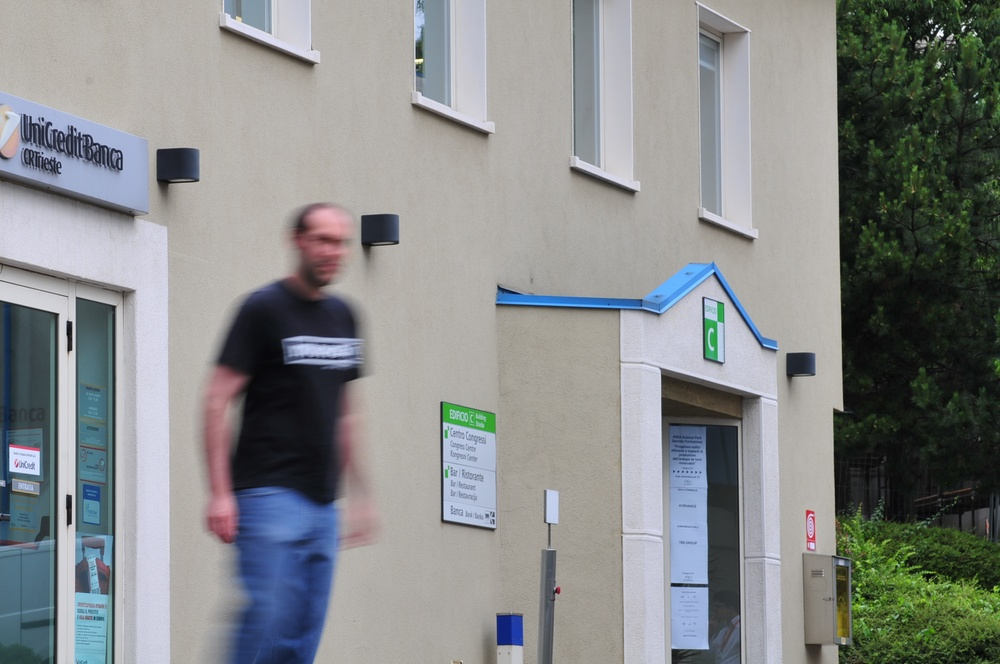
%> input picture Assets/Image5.jpg, 1000 x 664 px, shrunk from 2144 x 1424 before the run
$ octave image5.m   (GNU Octave 9; MATLAB toolbox functions it lacks are replaced by stand-ins)
%> lines starting %> are read from the running program, lines starting %| are printed output that depends on the picture
%==========================================================================
% IMAGE 5: BILATERAL FILTERING AND CONTRAST ENHANCEMENT
%==========================================================================
% Problem: Noise, low contrast, softness
% Solution: Edge-preserving bilateral filter + contrast enhancement
%==========================================================================

clc; clear; close all;

%% Path setup
path = "C:\Users\DELL\Desktop\ICV_Assignment";
cd(path);

imagePath = 'Assets/Image5.jpg';
outputFolder = fullfile('Output','Image5');

if ~exist(outputFolder, 'dir')
    mkdir(outputFolder);
end

%% Load image
img = imread(imagePath);
%> img is the input picture: size 664x1000x3 uint8; mean R, G, B 134.3, 137.1, 137.1
img = im2double(img);
%> img: size 664x1000x3 double

%% Bilateral Filtering
bilateral_filtered = imbilatfilt(img, 15, 0.1);

%% CLAHE Contrast Enhancement
lab = rgb2lab(bilateral_filtered);
%> lab: size 664x1000x3 double; mean of channels 1, 2, 3 55.9, -0.7, -0.1
L = lab(:,:,1) / 100;
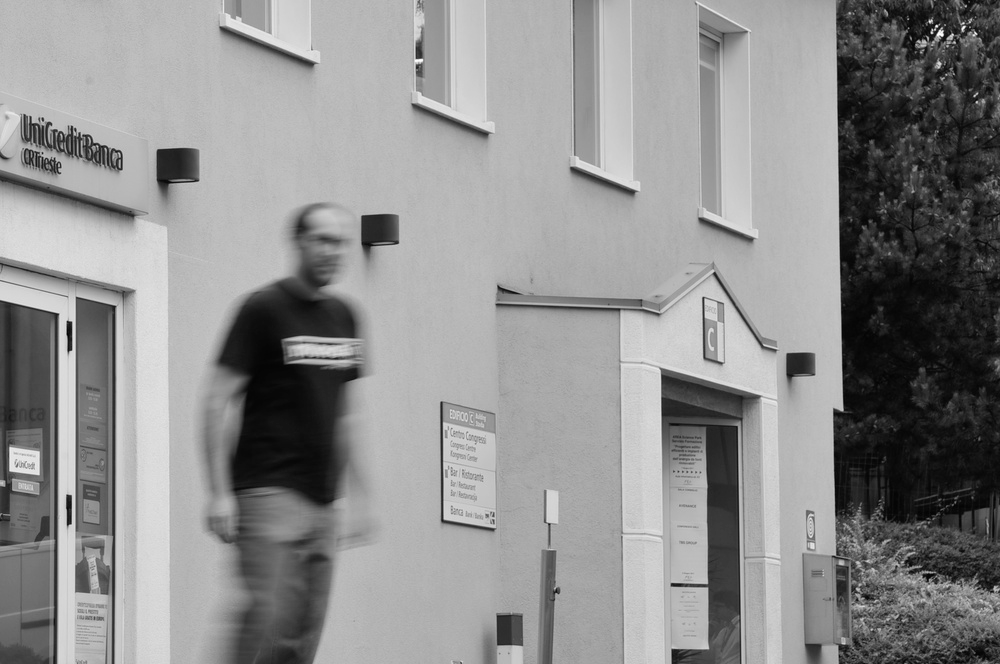
%> L: size 664x1000 double; min 0.0123, max 0.999, mean 0.559

L_enhanced = adapthisteq(L, 'ClipLimit', 0.02, 'NumTiles', [8 8]);
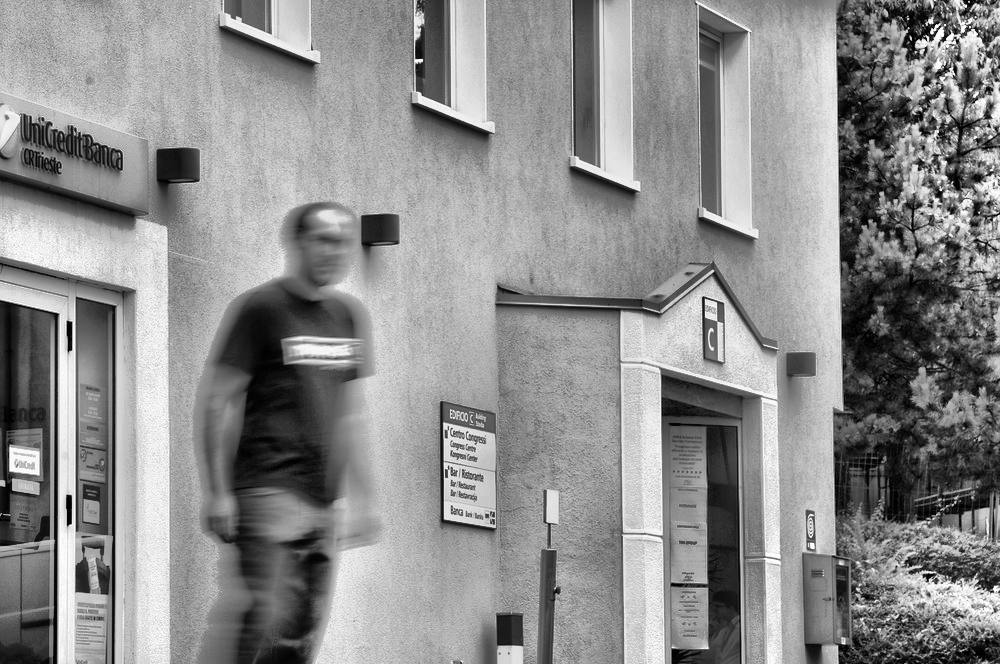
%> L_enhanced: size 664x1000 double; min 0, max 1, mean 0.555

lab(:,:,1) = L_enhanced * 100;
%> lab: size 664x1000x3 double; mean of channels 1, 2, 3 55.5, -0.7, -0.1
contrast_enhanced = lab2rgb(lab);
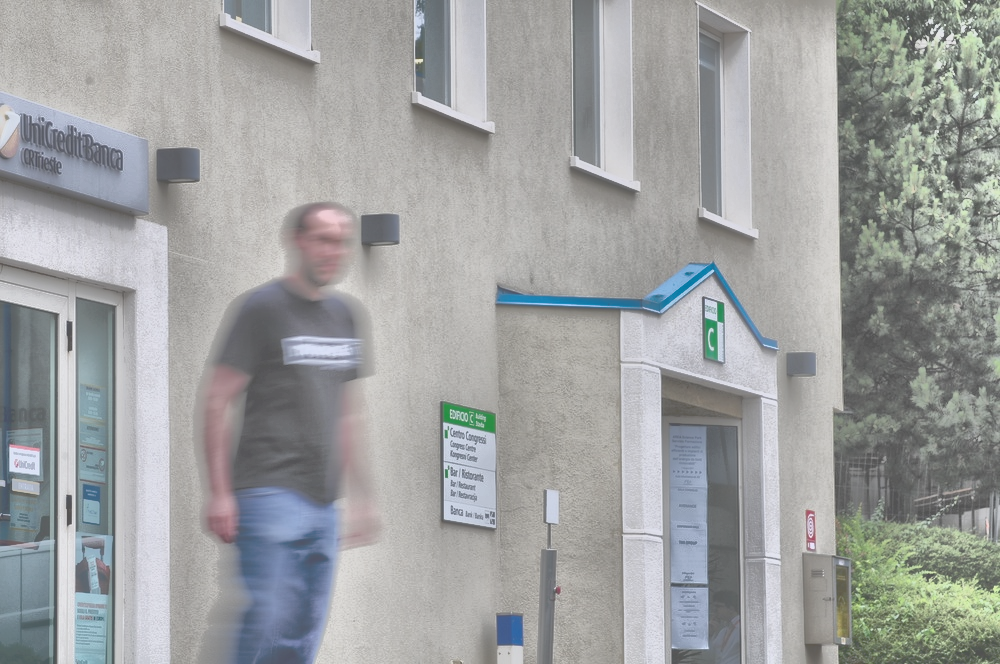
%> contrast_enhanced: size 664x1000x3 double; mean R, G, B 0.52, 0.533, 0.532; drawn with min black and max white


%% Sharpening
sharpened = imsharpen(contrast_enhanced, ...
    'Radius', 1.2, ...
    'Amount', 1.0, ...
    'Threshold', 0.02);
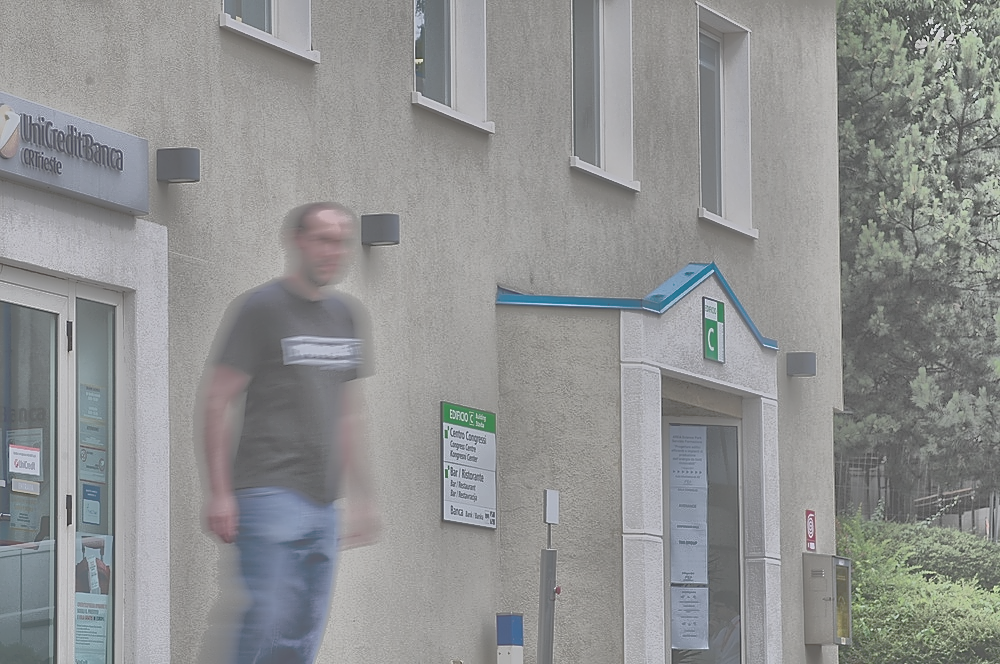
%> sharpened: size 664x1000x3 double; mean R, G, B 0.52, 0.534, 0.532; drawn with min black and max white

sharpened = min(max(sharpened, 0), 1);
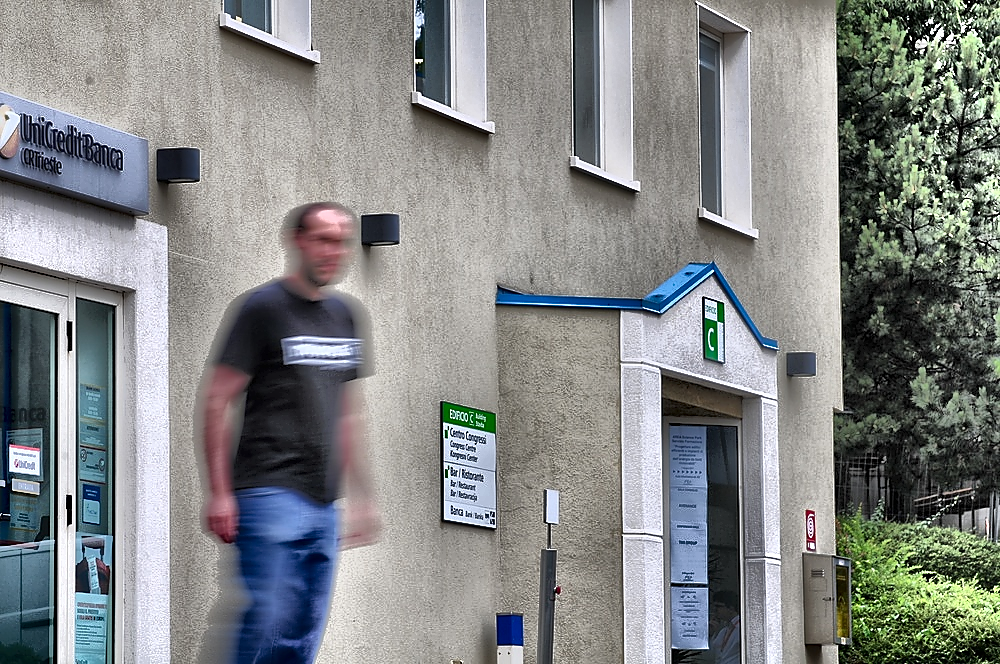
%> sharpened: size 664x1000x3 double; mean R, G, B 0.523, 0.534, 0.532

%% Convert for metrics
orig_uint8 = uint8(img * 255);
sharp_uint8 = uint8(sharpened * 255);

%% Metrics

% MSE
mse = mean((double(orig_uint8(:)) - double(sharp_uint8(:))).^2);
%> mse = 1485.9

% PSNR
MAX_I = 255;
psnr_val = 10 * log10((MAX_I^2) / (mse + eps));
%> psnr_val = 16.41

% Laplacian Variance
laplacian_kernel = [0 -1 0; -1 4 -1; 0 -1 0];
laplacian_img = imfilter(double(sharp_uint8), laplacian_kernel, 'replicate');
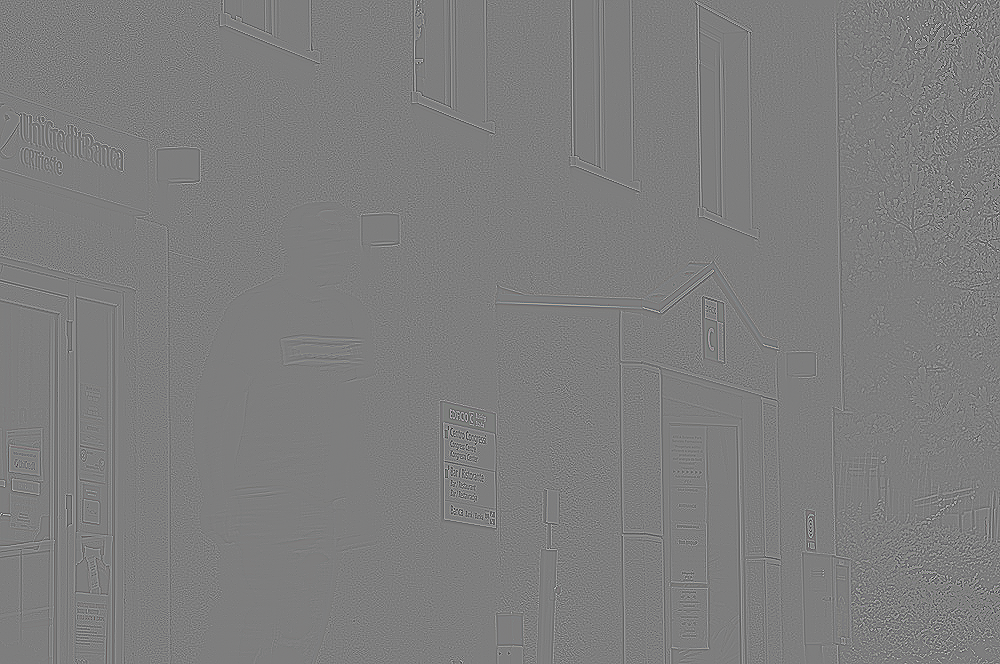
%> laplacian_img: size 664x1000x3 double; mean R, G, B 0, 0, 0; drawn with min black and max white
laplacian_var = var(laplacian_img(:));
%> laplacian_var = 5484.5

% Contrast (no toolbox)
contrast_val = max(sharpened(:)) - min(sharpened(:));
%> contrast_val = 1

% SSIM
gray_orig = rgb2gray(img);
gray_sharp = rgb2gray(sharpened);
ssim_val = ssim(gray_sharp, gray_orig);
%> ssim_val = 0.54

fprintf('✓ PSNR: %.2f dB\n', psnr_val);
%| ✓ PSNR: 16.41 dB
fprintf('✓ SSIM: %.4f\n', ssim_val);
%| ✓ SSIM: 0.5399
fprintf('✓ Laplacian Variance: %.2f\n', laplacian_var);
%| ✓ Laplacian Variance: 5484.53

%% Visualization

%Figure 1: Processing Stages
figure('Name', 'Processing Stages', 'NumberTitle', 'off');

subplot(2,2,1);
imshow(img);
title('Original');

subplot(2,2,2);
imshow(bilateral_filtered);
title('Bilateral Filtered');

subplot(2,2,3);
imshow(contrast_enhanced);
title('CLAHE Enhanced');

subplot(2,2,4);
imshow(sharpened);
title('Final Sharpened');

% Figure 2: Histogram
figure('Name', 'Histogram Comparison', 'NumberTitle', 'off');

imhist(orig_uint8);
hold on;
imhist(sharp_uint8);
hold off;

legend('Original', 'Enhanced');
title('Histogram Comparison');
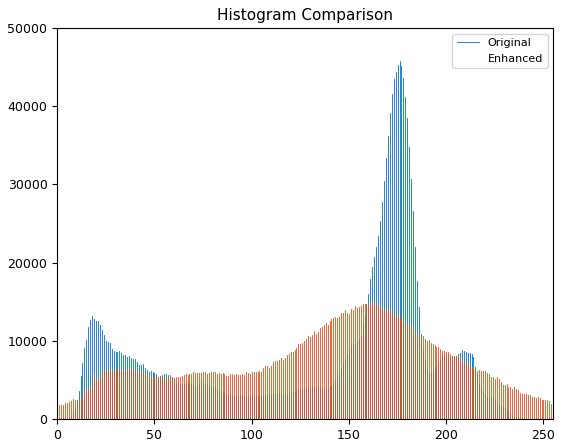
%> figure redrawn from the program's plot data; highest point at x = 176, y = 45769; highest point at x = 0, y = 47895

%Figure 3: Before vs After
figure('Name', 'Before vs After', 'NumberTitle', 'off');

subplot(1,2,1);
imshow(img);
title('Original Image');

subplot(1,2,2);
imshow(sharpened);
title('Final Enhanced Image');

%% Saving outputs

imwrite(uint8(bilateral_filtered * 255), fullfile(outputFolder, 'Image5_Bilateral.jpg'));
imwrite(uint8(contrast_enhanced * 255), fullfile(outputFolder, 'Image5_Contrast.jpg'));
imwrite(uint8(sharpened * 255), fullfile(outputFolder, 'Image5_Enhanced.jpg'));

saveas(figure(1), fullfile(outputFolder, 'Processing_Stages.png'));
saveas(figure(2), fullfile(outputFolder, 'Histogram.png'));
saveas(figure(3), fullfile(outputFolder, 'Before_After.png'));

$ run again, with Assets/Image1.jpg copied over Assets/Image5.jpg
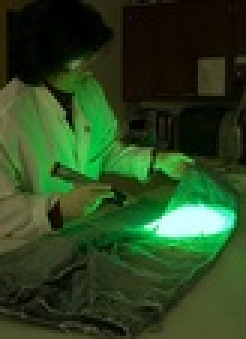
%> input picture Assets/Image1.jpg, 82 x 113 px, shrunk from 198 x 272 before the run (shown 3 times larger)
%> img is the input picture: size 113x82x3 uint8; mean R, G, B 42.8, 68.9, 32.7
%> img: size 113x82x3 double
%> mse = 2921.1
%> psnr_val = 13.48
%> laplacian_var = 17076
%> contrast_val = 1
%> `gray_sharp = rgb2gray(sharpened);`:
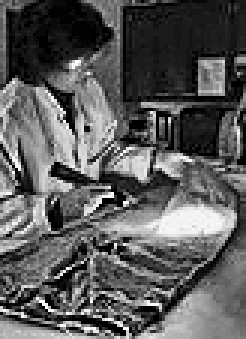
%> gray_sharp: size 113x82 double (shown 3 times larger); min 0, max 1, mean 0.356
%> ssim_val = 0.439
%| ✓ PSNR: 13.48 dB
%| ✓ SSIM: 0.4392
%| ✓ Laplacian Variance: 17076.04
%> `title('Histogram Comparison');`:
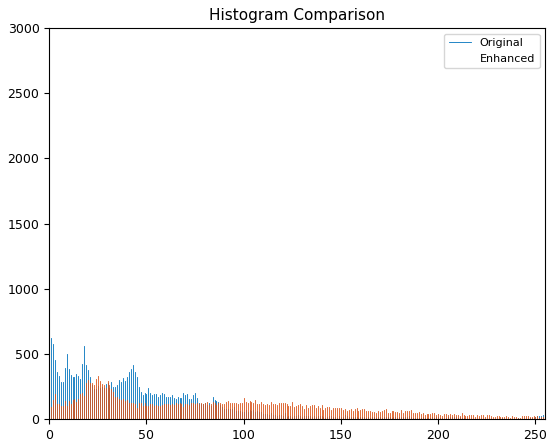
%> figure redrawn from the program's plot data; highest point at x = 0, y = 1586; highest point at x = 0, y = 2790

$ run again, with Assets/Image2.JPG copied over Assets/Image5.jpg
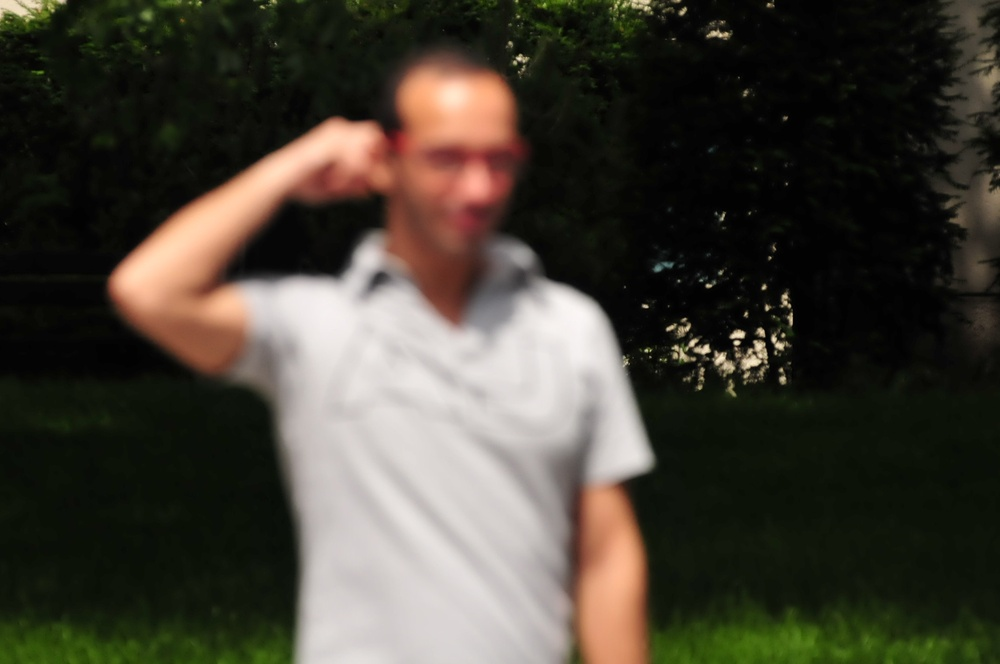
%> input picture Assets/Image2.JPG, 1000 x 664 px, shrunk from 2144 x 1424 before the run
%> img is the input picture: size 664x1000x3 uint8; mean R, G, B 68.5, 64, 53.7
%> img: size 664x1000x3 double
%> mse = 1368.2
%> psnr_val = 16.77
%> `laplacian_img = imfilter(double(sharp_uint8), laplacian_kernel, 'repli..`:
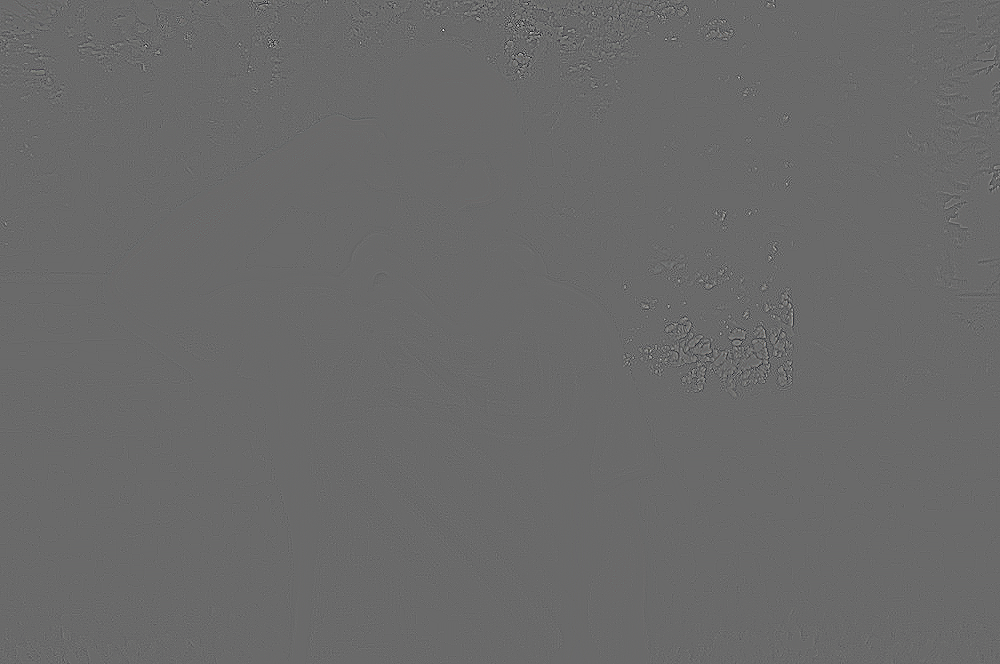
%> laplacian_img: size 664x1000x3 double; mean R, G, B 0, 0, 0; drawn with min black and max white
%> laplacian_var = 384.6
%> contrast_val = 1
%> ssim_val = 0.634
%| ✓ PSNR: 16.77 dB
%| ✓ SSIM: 0.6339
%| ✓ Laplacian Variance: 384.56
%> `title('Histogram Comparison');`:
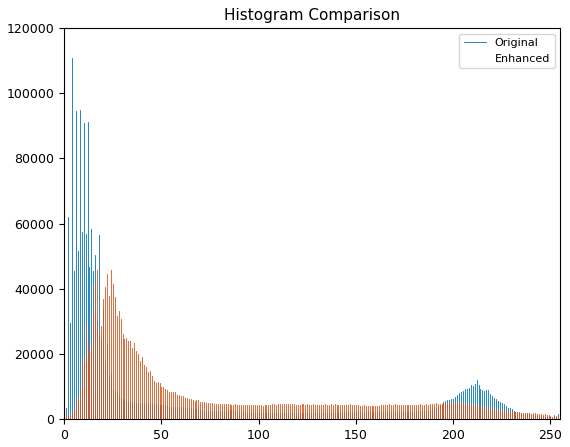
%> figure redrawn from the program's plot data; highest point at x = 4, y = 110673; highest point at x = 17, y = 45783

$ run again, with Assets/Image4.jpg copied over Assets/Image5.jpg
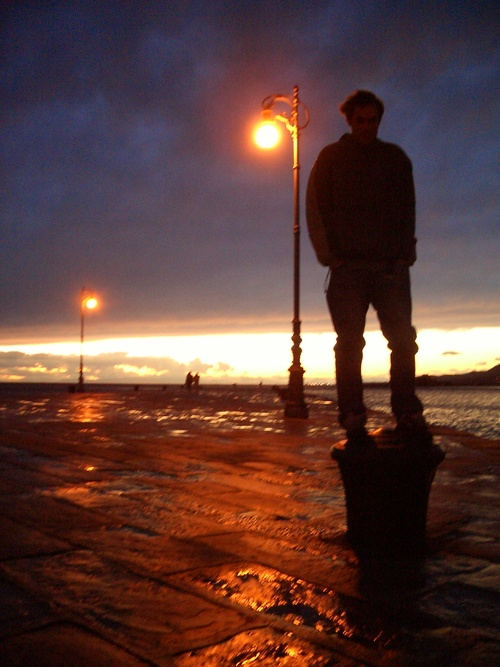
%> input picture Assets/Image4.jpg, 500 x 667 px, shrunk from 1200 x 1600 before the run
%> img is the input picture: size 667x500x3 uint8; mean R, G, B 91.3, 59.8, 55.3
%> img: size 667x500x3 double
%> mse = 2451.5
%> psnr_val = 14.24
%> laplacian_var = 5196.9
%> contrast_val = 1
%> ssim_val = 0.435
%| ✓ PSNR: 14.24 dB
%| ✓ SSIM: 0.4350
%| ✓ Laplacian Variance: 5196.91
%> `title('Histogram Comparison');`:
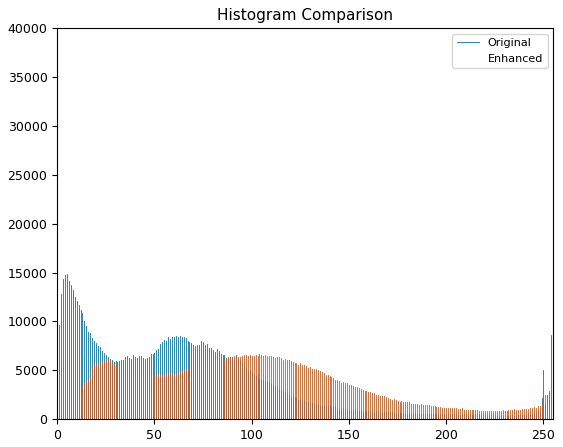
%> figure redrawn from the program's plot data; highest point at x = 0, y = 16421; highest point at x = 255, y = 35675
